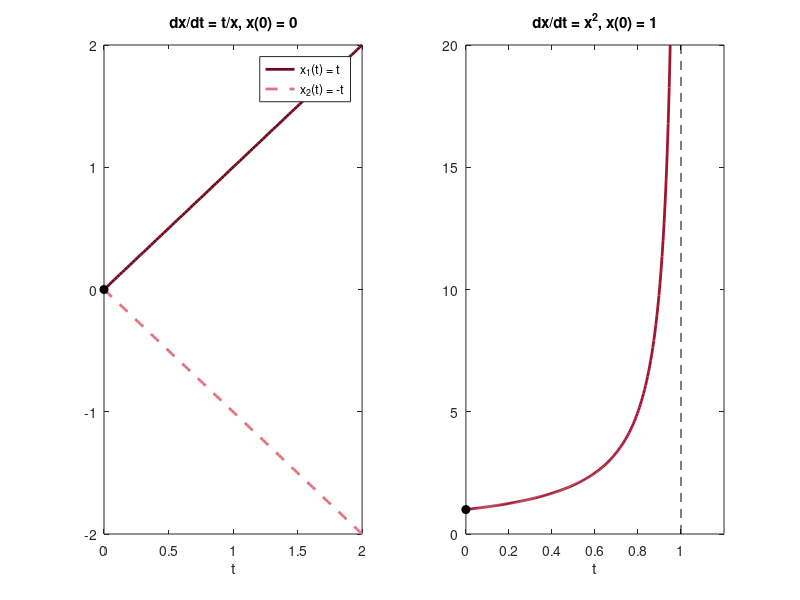

Reproduce this figure in MATLAB.
% Fig. 3.6: Initial value problems without a unique or without a global solution (book, Section 3.1)
% left dx/dt = t/x, x(0) = 0: x(t) = t and x(t) = -t both solve it;  right dx/dt = x^2, x(0) = 1: x(t) = 1/(1 - t) only for t < 1
% (c) 2026 Philipp Kügler · Program for the book "Dynamical Systems in the Life Sciences" · MIT License (see LICENSE)
subplot(1, 2, 1);
t = linspace(0, 2, 100);
plot(t, t, 'Color', [0.43 0.04 0.12], 'LineWidth', 2); hold on
plot(t, -t, '--', 'Color', [0.89 0.44 0.49], 'LineWidth', 2); plot(0, 0, 'ko', 'MarkerFaceColor', 'k'); hold off
title('dx/dt = t/x, x(0) = 0'); legend('x_1(t) = t', 'x_2(t) = -t'); xlabel('t');
subplot(1, 2, 2);
t = linspace(0, 0.95, 200);
plot(t, 1 ./ (1 - t), 'Color', [0.64 0.08 0.18], 'LineWidth', 2); hold on
plot([1 1], [0 20], 'k--'); plot(0, 1, 'ko', 'MarkerFaceColor', 'k'); hold off
ylim([0 20]); xlim([0 1.2]); title('dx/dt = x^2, x(0) = 1'); xlabel('t');
for tt = [0.5 0.9 0.99]
    fprintf('x(%g) = 1/(1 - %g) = %.0f\n', tt, tt, 1 / (1 - tt));
end
